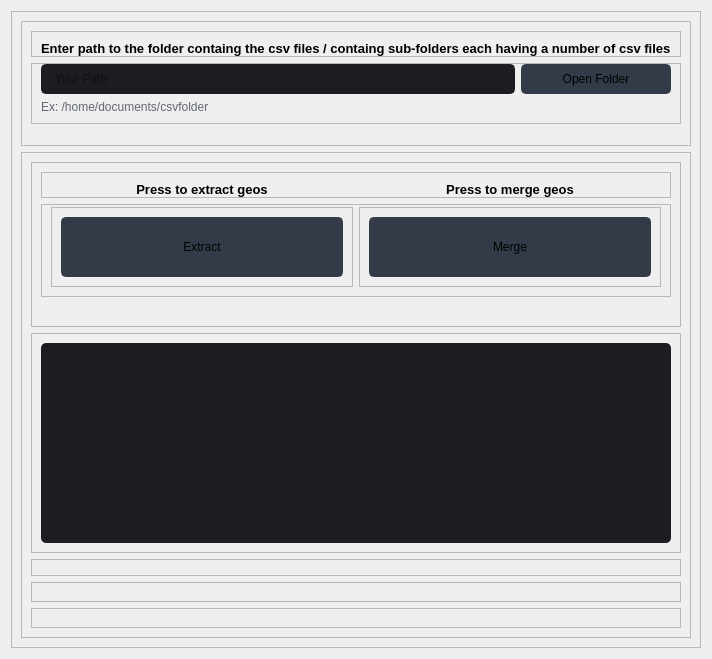
                  <widget class="QWidget" name="page5_Geos">
                   <layout class="QVBoxLayout" name="verticalLayout_34">
                    <item>
                     <widget class="QFrame" name="frame_71">
                      <property name="frameShape">
                       <enum>QFrame::StyledPanel</enum>
                      </property>
                      <property name="frameShadow">
                       <enum>QFrame::Raised</enum>
                      </property>
                      <layout class="QVBoxLayout" name="verticalLayout_33">
                       <item>
                        <widget class="QFrame" name="frame_72">
                         <property name="frameShape">
                          <enum>QFrame::StyledPanel</enum>
                         </property>
                         <property name="frameShadow">
                          <enum>QFrame::Raised</enum>
                         </property>
                         <layout class="QVBoxLayout" name="verticalLayout_30">
                          <property name="bottomMargin">
                           <number>15</number>
                          </property>
                          <item>
                           <widget class="QFrame" name="frame_73">
                            <property name="frameShape">
                             <enum>QFrame::StyledPanel</enum>
                            </property>
                            <property name="frameShadow">
                             <enum>QFrame::Raised</enum>
                            </property>
                            <layout class="QHBoxLayout" name="horizontalLayout_37">
                             <property name="bottomMargin">
                              <number>0</number>
                             </property>
                             <item>
                              <widget class="QLabel" name="labelBoxBlenderInstalation_10">
                               <property name="font">
                                <font>
                                 <family>Segoe UI</family>
                                 <pointsize>10</pointsize>
                                 <weight>75</weight>
                                 <bold>true</bold>
                                </font>
                               </property>
                               <property name="styleSheet">
                                <string notr="true"/>
                               </property>
                               <property name="text">
                                <string>Enter path to the folder containg the csv files / containg sub-folders each having a number of csv files</string>
                               </property>
                              </widget>
                             </item>
                            </layout>
                           </widget>
                          </item>
                          <item>
                           <widget class="QFrame" name="frame_74">
                            <property name="frameShape">
                             <enum>QFrame::StyledPanel</enum>
                            </property>
                            <property name="frameShadow">
                             <enum>QFrame::Raised</enum>
                            </property>
                            <layout class="QHBoxLayout" name="horizontalLayout_38">
                             <property name="topMargin">
                              <number>0</number>
                             </property>
                             <item>
                              <layout class="QGridLayout" name="gridLayout_9">
                               <property name="bottomMargin">
                                <number>0</number>
                               </property>
                               <item row="0" column="0">
                                <widget class="QLineEdit" name="LineEditPath_Page5">
                                 <property name="minimumSize">
                                  <size>
                                   <width>0</width>
                                   <height>30</height>
                                  </size>
                                 </property>
                                 <property name="styleSheet">
                                  <string notr="true">QLineEdit {
	background-color: rgb(27, 29, 35);
	border-radius: 5px;
	border: 2px solid rgb(27, 29, 35);
	padding-left: 10px;
}
QLineEdit:hover {
	border: 2px solid rgb(64, 71, 88);
}
QLineEdit:focus {
	border: 2px solid rgb(91, 101, 124);
}</string>
                                 </property>
                                 <property name="placeholderText">
                                  <string>Your Path</string>
                                 </property>
                                </widget>
                               </item>
                               <item row="0" column="1">
                                <widget class="QPushButton" name="BtnBrows_Page5_Geos">
                                 <property name="minimumSize">
                                  <size>
                                   <width>150</width>
                                   <height>30</height>
                                  </size>
                                 </property>
                                 <property name="font">
                                  <font>
                                   <family>Segoe UI</family>
                                   <pointsize>9</pointsize>
                                  </font>
                                 </property>
                                 <property name="styleSheet">
                                  <string notr="true">QPushButton {
	border: 2px solid rgb(52, 59, 72);
	border-radius: 5px;	
	background-color: rgb(52, 59, 72);
}
QPushButton:hover {
	background-color: rgb(57, 65, 80);
	border: 2px solid rgb(61, 70, 86);
}
QPushButton:pressed {	
	background-color: rgb(35, 40, 49);
	border: 2px solid rgb(43, 50, 61);
}</string>
                                 </property>
                                 <property name="text">
                                  <string>Open Folder</string>
                                 </property>
                                 <property name="icon">
                                  <iconset resource="files.qrc">
                                   <normaloff>:/16x16/icons/16x16/cil-folder-open.png</normaloff>:/16x16/icons/16x16/cil-folder-open.png</iconset>
                                 </property>
                                </widget>
                               </item>
                               <item row="1" column="0" colspan="2">
                                <widget class="QLabel" name="labelVersion_10">
                                 <property name="styleSheet">
                                  <string notr="true">color: rgb(98, 103, 111);</string>
                                 </property>
                                 <property name="lineWidth">
                                  <number>1</number>
                                 </property>
                                 <property name="text">
                                  <string>Ex: /home/documents/csvfolder</string>
                                 </property>
                                 <property name="alignment">
                                  <set>Qt::AlignLeading|Qt::AlignLeft|Qt::AlignVCenter</set>
                                 </property>
                                </widget>
                               </item>
                              </layout>
                             </item>
                            </layout>
                           </widget>
                          </item>
                          <item>
                           <widget class="QFrame" name="frame_75">
                            <property name="frameShape">
                             <enum>QFrame::StyledPanel</enum>
                            </property>
                            <property name="frameShadow">
                             <enum>QFrame::Raised</enum>
                            </property>
                           </widget>
                          </item>
                         </layout>
                        </widget>
                       </item>
                       <item>
                        <widget class="QFrame" name="frame_76">
                         <property name="frameShape">
                          <enum>QFrame::StyledPanel</enum>
                         </property>
                         <property name="frameShadow">
                          <enum>QFrame::Raised</enum>
                         </property>
                         <layout class="QVBoxLayout" name="verticalLayout_31">
                          <item>
                           <widget class="QFrame" name="frame_77">
                            <property name="frameShape">
                             <enum>QFrame::StyledPanel</enum>
                            </property>
                            <property name="frameShadow">
                             <enum>QFrame::Raised</enum>
                            </property>
                            <layout class="QVBoxLayout" name="verticalLayout_32">
                             <item>
                              <widget class="QFrame" name="frame_78">
                               <property name="frameShape">
                                <enum>QFrame::StyledPanel</enum>
                               </property>
                               <property name="frameShadow">
                                <enum>QFrame::Raised</enum>
                               </property>
                               <layout class="QHBoxLayout" name="horizontalLayout_39">
                                <property name="bottomMargin">
                                 <number>0</number>
                                </property>
                                <item>
                                 <widget class="QLabel" name="labelBoxBlenderInstalation_11">
                                  <property name="font">
                                   <font>
                                    <family>Segoe UI</family>
                                    <pointsize>10</pointsize>
                                    <weight>75</weight>
                                    <bold>true</bold>
                                   </font>
                                  </property>
                                  <property name="styleSheet">
                                   <string notr="true"/>
                                  </property>
                                  <property name="text">
                                   <string>Press to extract geos</string>
                                  </property>
                                  <property name="alignment">
                                   <set>Qt::AlignCenter</set>
                                  </property>
                                 </widget>
                                </item>
                                <item>
                                 <widget class="QLabel" name="labelBoxBlenderInstalation_12">
                                  <property name="font">
                                   <font>
                                    <family>Segoe UI</family>
                                    <pointsize>10</pointsize>
                                    <weight>75</weight>
                                    <bold>true</bold>
                                   </font>
                                  </property>
                                  <property name="styleSheet">
                                   <string notr="true"/>
                                  </property>
                                  <property name="text">
                                   <string>Press to merge geos</string>
                                  </property>
                                  <property name="alignment">
                                   <set>Qt::AlignCenter</set>
                                  </property>
                                 </widget>
                                </item>
                               </layout>
                              </widget>
                             </item>
                             <item>
                              <widget class="QFrame" name="frame_79">
                               <property name="frameShape">
                                <enum>QFrame::StyledPanel</enum>
                               </property>
                               <property name="frameShadow">
                                <enum>QFrame::Raised</enum>
                               </property>
                               <layout class="QHBoxLayout" name="horizontalLayout_40">
                                <property name="topMargin">
                                 <number>2</number>
                                </property>
                                <item>
                                 <widget class="QFrame" name="frame_80">
                                  <property name="frameShape">
                                   <enum>QFrame::StyledPanel</enum>
                                  </property>
                                  <property name="frameShadow">
                                   <enum>QFrame::Raised</enum>
                                  </property>
                                  <layout class="QHBoxLayout" name="horizontalLayout_41">
                                   <item>
                                    <widget class="QPushButton" name="BtnExtractGeos_Page5">
                                     <property name="minimumSize">
                                      <size>
                                       <width>60</width>
                                       <height>60</height>
                                      </size>
                                     </property>
                                     <property name="font">
                                      <font>
                                       <family>Segoe UI</family>
                                       <pointsize>9</pointsize>
                                      </font>
                                     </property>
                                     <property name="layoutDirection">
                                      <enum>Qt::LeftToRight</enum>
                                     </property>
                                     <property name="autoFillBackground">
                                      <bool>false</bool>
                                     </property>
                                     <property name="styleSheet">
                                      <string notr="true">QPushButton {
	border: 2px solid rgb(52, 59, 72);
	border-radius: 5px;	
	background-color: rgb(52, 59, 72);
}
QPushButton:hover {
	background-color: rgb(57, 65, 80);
	border: 2px solid rgb(61, 70, 86);
}
QPushButton:pressed {	
	background-color: rgb(35, 40, 49);
	border: 2px solid rgb(43, 50, 61);
}</string>
                                     </property>
                                     <property name="text">
                                      <string>Extract</string>
                                     </property>
                                     <property name="icon">
                                      <iconset>
                                       <normaloff>icons/20x20/cil-paper-plane.png</normaloff>icons/20x20/cil-paper-plane.png</iconset>
                                     </property>
                                     <property name="checkable">
                                      <bool>false</bool>
                                     </property>
                                    </widget>
                                   </item>
                                  </layout>
                                 </widget>
                                </item>
                                <item>
                                 <widget class="QFrame" name="frame_81">
                                  <property name="frameShape">
                                   <enum>QFrame::StyledPanel</enum>
                                  </property>
                                  <property name="frameShadow">
                                   <enum>QFrame::Raised</enum>
                                  </property>
                                  <layout class="QVBoxLayout" name="verticalLayout_35">
                                   <item>
                                    <widget class="QPushButton" name="BtnMergeGeos_Page5">
                                     <property name="minimumSize">
                                      <size>
                                       <width>60</width>
                                       <height>60</height>
                                      </size>
                                     </property>
                                     <property name="font">
                                      <font>
                                       <family>Segoe UI</family>
                                       <pointsize>9</pointsize>
                                      </font>
                                     </property>
                                     <property name="layoutDirection">
                                      <enum>Qt::LeftToRight</enum>
                                     </property>
                                     <property name="autoFillBackground">
                                      <bool>false</bool>
                                     </property>
                                     <property name="styleSheet">
                                      <string notr="true">QPushButton {
	border: 2px solid rgb(52, 59, 72);
	border-radius: 5px;	
	background-color: rgb(52, 59, 72);
}
QPushButton:hover {
	background-color: rgb(57, 65, 80);
	border: 2px solid rgb(61, 70, 86);
}
QPushButton:pressed {	
	background-color: rgb(35, 40, 49);
	border: 2px solid rgb(43, 50, 61);
}</string>
                                     </property>
                                     <property name="text">
                                      <string>Merge</string>
                                     </property>
                                     <property name="icon">
                                      <iconset>
                                       <normaloff>icons/20x20/cil-paper-plane.png</normaloff>icons/20x20/cil-paper-plane.png</iconset>
                                     </property>
                                     <property name="checkable">
                                      <bool>false</bool>
                                     </property>
                                    </widget>
                                   </item>
                                  </layout>
                                 </widget>
                                </item>
                               </layout>
                              </widget>
                             </item>
                             <item>
                              <widget class="QLabel" name="LabelStatus_Page5_Geos">
                               <property name="styleSheet">
                                <string notr="true">color: rgb(98, 103, 111);</string>
                               </property>
                               <property name="lineWidth">
                                <number>1</number>
                               </property>
                               <property name="text">
                                <string/>
                               </property>
                               <property name="alignment">
                                <set>Qt::AlignCenter</set>
                               </property>
                              </widget>
                             </item>
                            </layout>
                           </widget>
                          </item>
                          <item>
                           <widget class="QFrame" name="frame_82">
                            <property name="frameShape">
                             <enum>QFrame::StyledPanel</enum>
                            </property>
                            <property name="frameShadow">
                             <enum>QFrame::Raised</enum>
                            </property>
                            <layout class="QVBoxLayout" name="verticalLayout_36">
                             <item>
                              <widget class="QPlainTextEdit" name="plainTextEdit_Page5">
                               <property name="minimumSize">
                                <size>
                                 <width>200</width>
                                 <height>200</height>
                                </size>
                               </property>
                               <property name="styleSheet">
                                <string notr="true">QPlainTextEdit {
	background-color: rgb(27, 29, 35);
	border-radius: 5px;
	padding: 10px;
}
QPlainTextEdit:hover {
	border: 2px solid rgb(64, 71, 88);
}
QPlainTextEdit:focus {
	border: 2px solid rgb(91, 101, 124);
}</string>
                               </property>
                              </widget>
                             </item>
                            </layout>
                           </widget>
                          </item>
                          <item>
                           <widget class="QFrame" name="frame_83">
                            <property name="frameShape">
                             <enum>QFrame::StyledPanel</enum>
                            </property>
                            <property name="frameShadow">
                             <enum>QFrame::Raised</enum>
                            </property>
                            <layout class="QHBoxLayout" name="horizontalLayout_43">
                             <property name="topMargin">
                              <number>15</number>
                             </property>
                             <property name="bottomMargin">
                              <number>0</number>
                             </property>
                             <item>
                              <widget class="QFrame" name="frame_84">
                               <property name="frameShape">
                                <enum>QFrame::StyledPanel</enum>
                               </property>
                               <property name="frameShadow">
                                <enum>QFrame::Raised</enum>
                               </property>
                              </widget>
                             </item>
                             <item>
                              <widget class="QFrame" name="frame_85">
                               <property name="frameShape">
                                <enum>QFrame::StyledPanel</enum>
                               </property>
                               <property name="frameShadow">
                                <enum>QFrame::Raised</enum>
                               </property>
                              </widget>
                             </item>
                            </layout>
                           </widget>
                          </item>
                          <item>
                           <widget class="QFrame" name="frame_86">
                            <property name="frameShape">
                             <enum>QFrame::StyledPanel</enum>
                            </property>
                            <property name="frameShadow">
                             <enum>QFrame::Raised</enum>
                            </property>
                            <layout class="QHBoxLayout" name="horizontalLayout_44">
                             <property name="topMargin">
                              <number>0</number>
                             </property>
                             <property name="bottomMargin">
                              <number>18</number>
                             </property>
                             <item>
                              <widget class="QFrame" name="frame_87">
                               <property name="frameShape">
                                <enum>QFrame::StyledPanel</enum>
                               </property>
                               <property name="frameShadow">
                                <enum>QFrame::Raised</enum>
                               </property>
                              </widget>
                             </item>
                             <item>
                              <widget class="QFrame" name="frame_88">
                               <property name="frameShape">
                                <enum>QFrame::StyledPanel</enum>
                               </property>
                               <property name="frameShadow">
                                <enum>QFrame::Raised</enum>
                               </property>
                              </widget>
                             </item>
                            </layout>
                           </widget>
                          </item>
                          <item>
                           <widget class="QFrame" name="frame_89">
                            <property name="frameShape">
                             <enum>QFrame::StyledPanel</enum>
                            </property>
                            <property name="frameShadow">
                             <enum>QFrame::Raised</enum>
                            </property>
                            <layout class="QHBoxLayout" name="horizontalLayout_45"/>
                           </widget>
                          </item>
                         </layout>
                        </widget>
                       </item>
                      </layout>
                     </widget>
                    </item>
                   </layout>
                  </widget>
